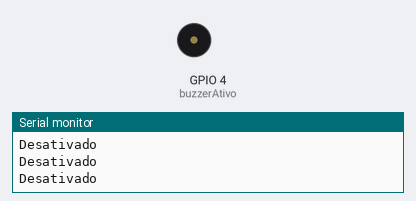
Recording of a sketch running on a simulated ESP32. On the bench: buzzer (waves = sounding, pin HIGH), the last lines printed to the serial monitor.

Above: at 2.5 s.
At 6.5 s:
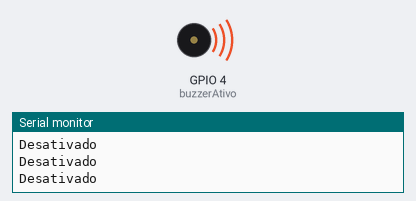
Timing chart, 0 to 8.1 s (numbered marks = the images above):
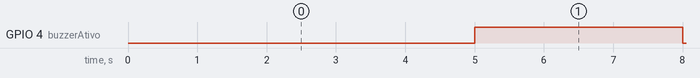

The sketch:

Buzzer.ino
```cpp
#define buzzerAtivo 4
#define tempoDeAtivacao 3000

void bipAtivo(int tempoBip) {
  digitalWrite(buzzerAtivo, HIGH);
  delay(tempoBip);
  digitalWrite(buzzerAtivo, LOW);
}

void setup() {
  Serial.begin(115200);
  pinMode(buzzerAtivo, OUTPUT);
}

void loop() {
  if(millis() > 5000) {
    bipAtivo(tempoDeAtivacao);
    Serial.println("Ativado");
  } else {
    Serial.println("Desativado");
  }

  delay(500);
}
```

Measured:
- by itself, GPIO 4 (buzzerAtivo): alternates HIGH for 3.0 s and LOW for 0.50 s
